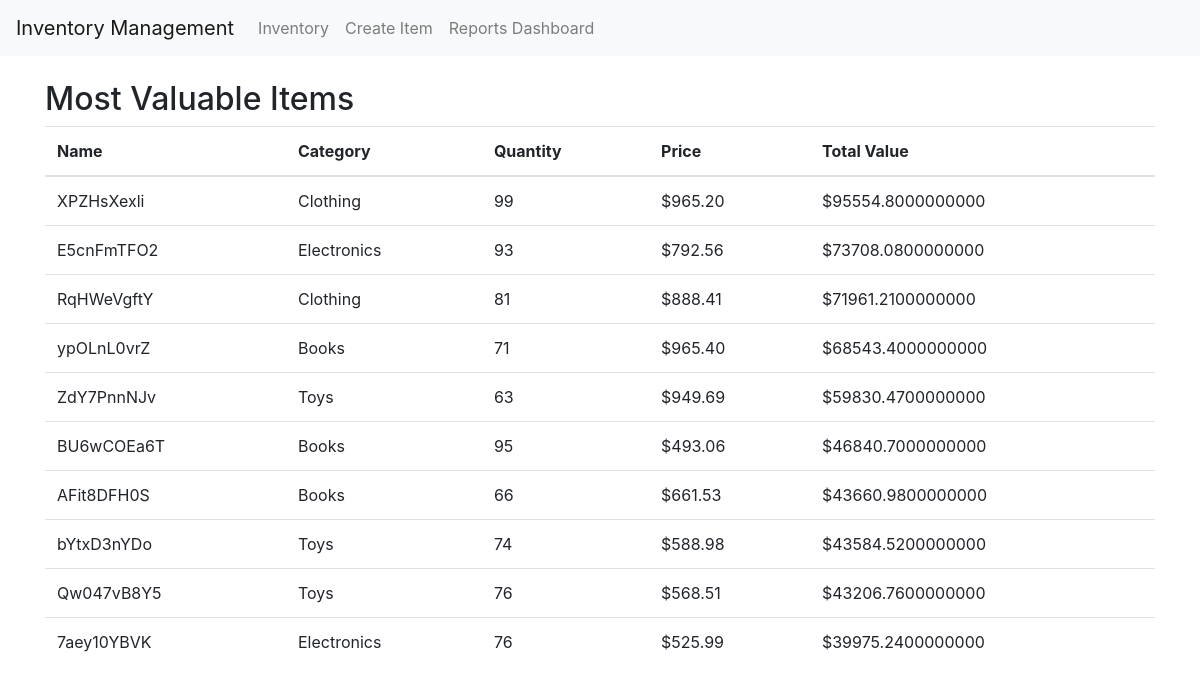
Screenshot of /reports/most_valuable_items/ with the database file from the repository.
### inventory/models.py (models this page shows, shortened)
class Item(models.Model):
    CATEGORY_CHOICES = [
        ('electronics', 'Electronics'),
        ('clothing', 'Clothing'),
        ('books', 'Books'),
    ]
    name = models.CharField(max_length=255)
    category = models.CharField(max_length=100, choices=CATEGORY_CHOICES, blank=True, null=True)
    quantity = models.IntegerField(validators=[MinValueValidator(0)])
    price = models.DecimalField(max_digits=10, decimal_places=2)
    description = models.TextField(blank=True, null=True)
    image = models.ImageField(upload_to='item_images/', blank=True, null=True)

### inventory/views.py (the view)
# urls.py: path('reports/most_valuable_items/', MostValuableItemsView.as_view(), name='most_valuable_items'),
class MostValuableItemsView(ListView):
    template_name = 'inventory/most_valuable_items.html'
    context_object_name = 'most_valuable_items'
    def get_queryset(self):
        return Item.objects.annotate(total_value=F('price') * F('quantity')).order_by('-total_value')[:10]  # Top 10

### inventory/templates/inventory/most_valuable_items.html
{% extends 'base.html' %}
{% block content %}
<h2>Most Valuable Items</h2>
<table class="table">
  <thead>
    <tr>
      <th>Name</th>
      <th>Category</th>
      <th>Quantity</th>
      <th>Price</th>
      <th>Total Value</th>
    </tr>
  </thead>
  <tbody>
    {% for item in most_valuable_items %}
    <tr>
      <td>{{ item.name }}</td>
      <td>{{ item.get_category_display }}</td>
      <td>{{ item.quantity }}</td>
      <td>${{ item.price }}</td>
      <td>${{ item.total_value }}</td>
    </tr>
    {% endfor %}
  </tbody>
</table>
{% endblock %}

### rows the page displays
Item: name "XPZHsXexli", category "Clothing", quantity "99", price "965.20", total_value "95554.8000000000"
Item: name "E5cnFmTFO2", category "Electronics", quantity "93", price "792.56", total_value "73708.0800000000"
Item: name "RqHWeVgftY", category "Clothing", quantity "81", price "888.41", total_value "71961.2100000000"
Item: name "ypOLnL0vrZ", category "Books", quantity "71", price "965.40", total_value "68543.4000000000"
Item: name "ZdY7PnnNJv", category "Toys", quantity "63", price "949.69", total_value "59830.4700000000"
Item: name "BU6wCOEa6T", category "Books", quantity "95", price "493.06", total_value "46840.7000000000"
Item: name "AFit8DFH0S", category "Books", quantity "66", price "661.53", total_value "43660.9800000000"
Item: name "bYtxD3nYDo", category "Toys", quantity "74", price "588.98", total_value "43584.5200000000"
Item: name "Qw047vB8Y5", category "Toys", quantity "76", price "568.51", total_value "43206.7600000000"
Item: name "7aey10YBVK", category "Electronics", quantity "76", price "525.99", total_value "39975.2400000000"
